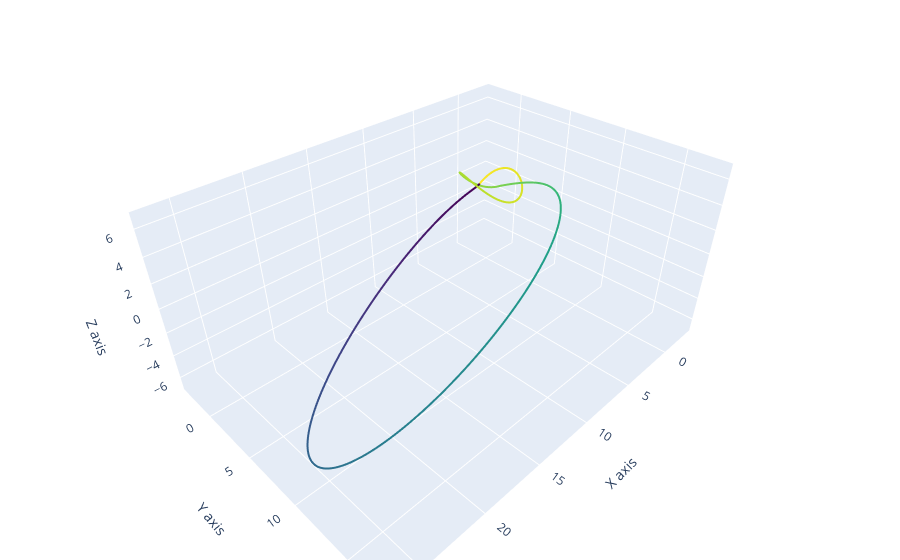

Notebook cell for this chart:
### Code cell
import numpy as np
import plotly.graph_objs as go

# Define the modified trefoil knot parameterization
# def trefoil_knot(t):
#     x = np.sin(t) + 3 * np.sin(2 * t)
#     y = np.cos(t) - 1.5 * np.cos(2 * t)
#     z = -np.sin(3 * t)
#     return x, y, z

# Generate the data
t = np.linspace(0, 2 * np.pi, 1000)
x, y, z = trefoil_knot(t, 0, 2 * np.pi/3, 10)
x, y, z = resample_1_manifold(x, y, z, 1000)

# Create hovertext with t values
hover_text = [f"t: {ti:.2f}" for ti in t]

# Create a plotly figure with colors mapped to t values
fig = go.Figure(data=[go.Scatter3d(
    x=x, y=y, z=z,
    mode='lines',
    line=dict(
        color=t,  # Use t values for color
        colorscale='Viridis',  # Colormap
        width=4
    ),
    name="Modified Trefoil Knot",
    text=hover_text,  # Add hover text
    hoverinfo='text'  # Display hover text only
)])

# Set the layout
fig.update_layout(
    scene=dict(
        xaxis_title='X axis',
        yaxis_title='Y axis',
        zaxis_title='Z axis'
    ),
    margin=dict(l=0, r=0, b=0, t=0)
)

# Show the plot
fig.show()

### Figure 1 — Plotly figure (JSON) as saved in the notebook; plotly's stock layout.template omitted (floating-point values rounded to 4 significant figures; data arrays with more than 128 entries replaced by an {"elided": "..."} marker saying what was removed)
{"data": [{"hoverinfo": "text", "line": {"color": {"elided": "1000 float values"}, "colorscale": [[0, "#440154"], [0.1111, "#482878"], [0.2222, "#3e4989"], [0.3333, "#31688e"], [0.4444, "#26828e"], [0.5556, "#1f9e89"], [0.6667, "#35b779"], [0.7778, "#6ece58"], [0.8889, "#b5de2b"], [1, "#fde725"]], "width": 4}, "mode": "lines", "name": "Modified Trefoil Knot", "text": {"elided": "1000 str values"}, "type": "scatter3d", "x": {"elided": "1000 float values"}, "y": {"elided": "1000 float values"}, "z": {"elided": "1000 float values"}}], "layout": {"margin": {"b": 0, "l": 0, "r": 0, "t": 0}, "scene": {"xaxis": {"title": {"text": "X axis"}}, "yaxis": {"title": {"text": "Y axis"}}, "zaxis": {"title": {"text": "Z axis"}}}}}
